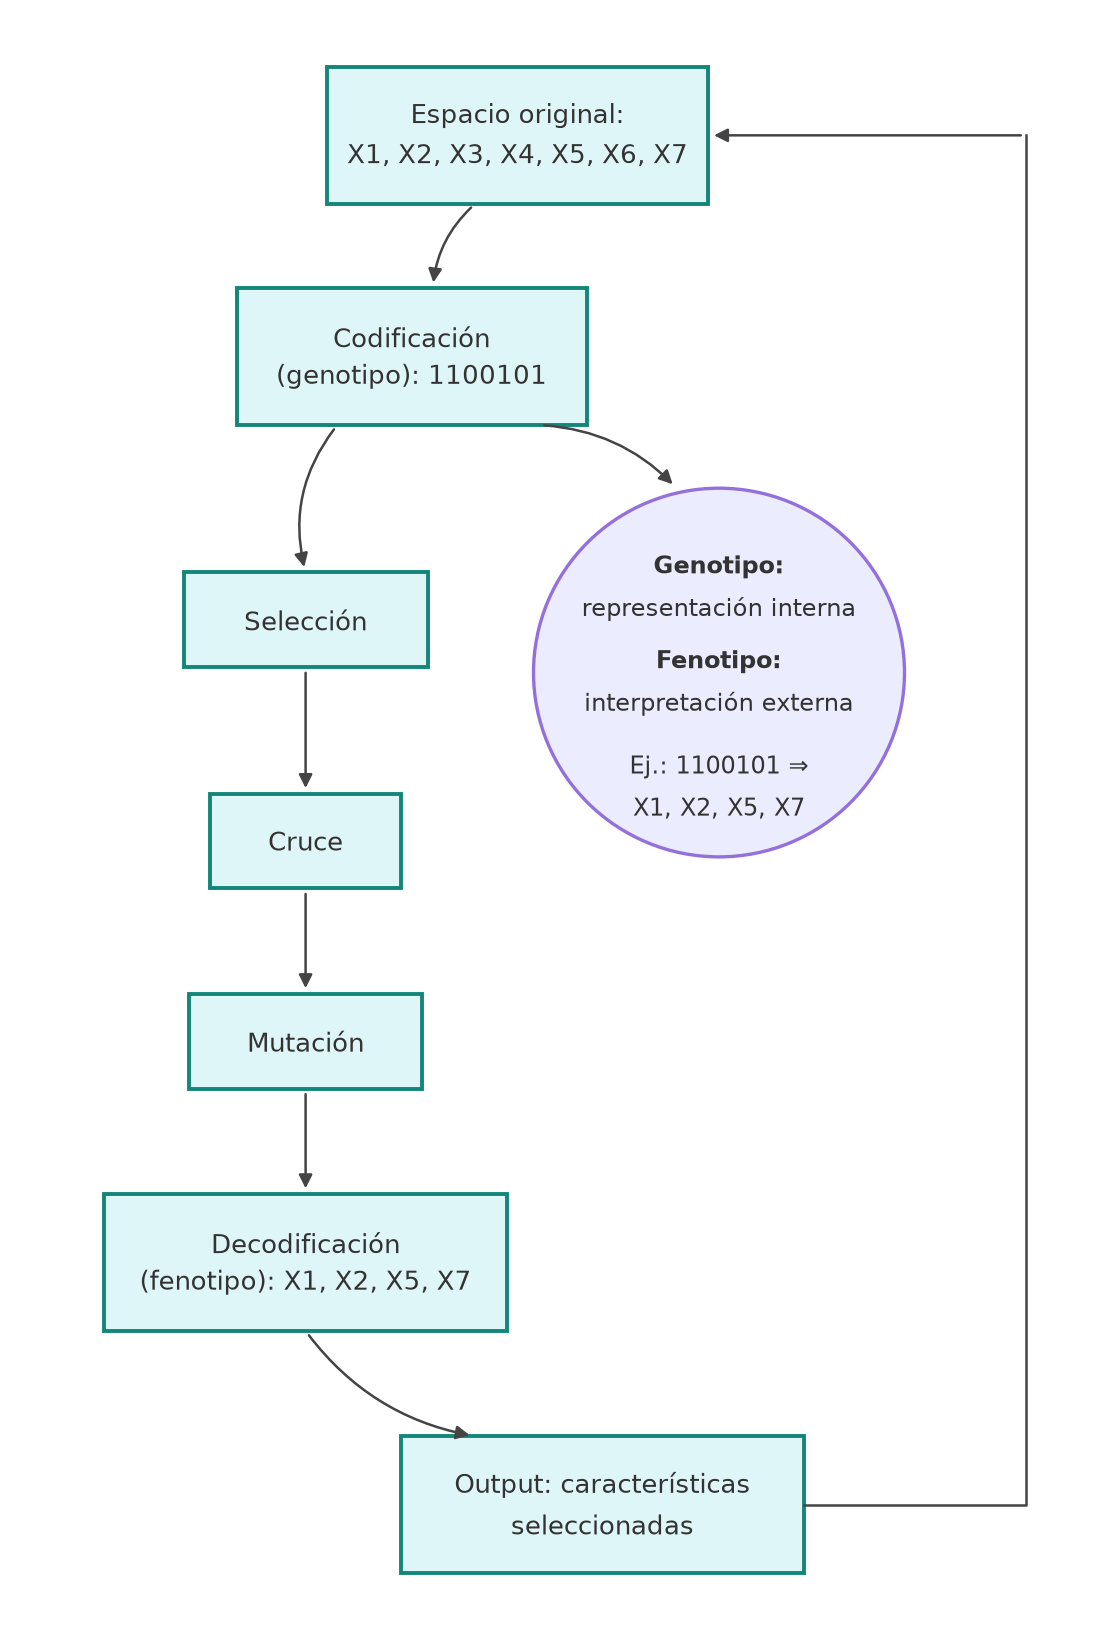

Write Python code to recreate this figure.
# Genera la Figura 4.2 (diagrama de codificación y decodificación del AG).
# El ejemplo coincide con el texto del Capítulo 4: genotipo 1100101 sobre 7 características.
import matplotlib.pyplot as plt
from matplotlib.patches import FancyBboxPatch, Circle, FancyArrowPatch

BORDE, RELLENO = "#13867A", "#DFF6F8"
BORDE_C, RELLENO_C = "#9370DB", "#ECECFF"

fig, ax = plt.subplots(figsize=(5.6, 8.2), dpi=200)
ax.set_xlim(0, 10)
ax.set_ylim(0, 15)
ax.axis("off")


def caja(x, y, w, h, texto):
    ax.add_patch(FancyBboxPatch((x - w / 2, y - h / 2), w, h, boxstyle="square,pad=0",
                                lw=1.4, ec=BORDE, fc=RELLENO))
    ax.text(x, y, texto, ha="center", va="center", fontsize=9.5, color="#333333", linespacing=1.5)
    return (x, y, w, h)


def flecha(p, q, rad=0.0):
    ax.add_patch(FancyArrowPatch(p, q, arrowstyle="-|>", mutation_scale=10, lw=0.9,
                                 color="#444444", connectionstyle=f"arc3,rad={rad}"))


original = caja(4.6, 14.0, 3.6, 1.3, "Espacio original:\nX1, X2, X3, X4, X5, X6, X7")
codif = caja(3.6, 11.9, 3.3, 1.3, "Codificación\n(genotipo): 1100101")
selec = caja(2.6, 9.4, 2.3, 0.9, "Selección")
cruce = caja(2.6, 7.3, 1.8, 0.9, "Cruce")
mutac = caja(2.6, 5.4, 2.2, 0.9, "Mutación")
decod = caja(2.6, 3.3, 3.8, 1.3, "Decodificación\n(fenotipo): X1, X2, X5, X7")
salida = caja(5.4, 1.0, 3.8, 1.3, "Output: características\nseleccionadas")

ax.add_patch(Circle((6.5, 8.9), 1.75, lw=1.2, ec=BORDE_C, fc=RELLENO_C))
for dy, texto, peso in [(1.0, "Genotipo:", "bold"), (0.6, "representación interna", "normal"),
                        (0.1, "Fenotipo:", "bold"), (-0.3, "interpretación externa", "normal"),
                        (-0.9, "Ej.: 1100101 ⇒", "normal"), (-1.3, "X1, X2, X5, X7", "normal")]:
    ax.text(6.5, 8.9 + dy, texto, ha="center", va="center", fontsize=8.5, color="#333333", fontweight=peso)

flecha((4.2, 13.35), (3.8, 12.55), rad=0.2)
flecha((2.9, 11.25), (2.6, 9.85), rad=0.25)
flecha((4.8, 11.25), (6.1, 10.65), rad=-0.2)
flecha((2.6, 8.95), (2.6, 7.75))
flecha((2.6, 6.85), (2.6, 5.85))
flecha((2.6, 4.95), (2.6, 3.95))
flecha((2.6, 2.65), (4.2, 1.65), rad=0.2)
ax.plot([7.3, 9.4, 9.4], [1.0, 1.0, 14.0], color="#444444", lw=0.9)
flecha((9.4, 14.0), (6.4, 14.0))

fig.tight_layout()
fig.savefig("codificacion-decodificacion.png", dpi=200, facecolor="white")
